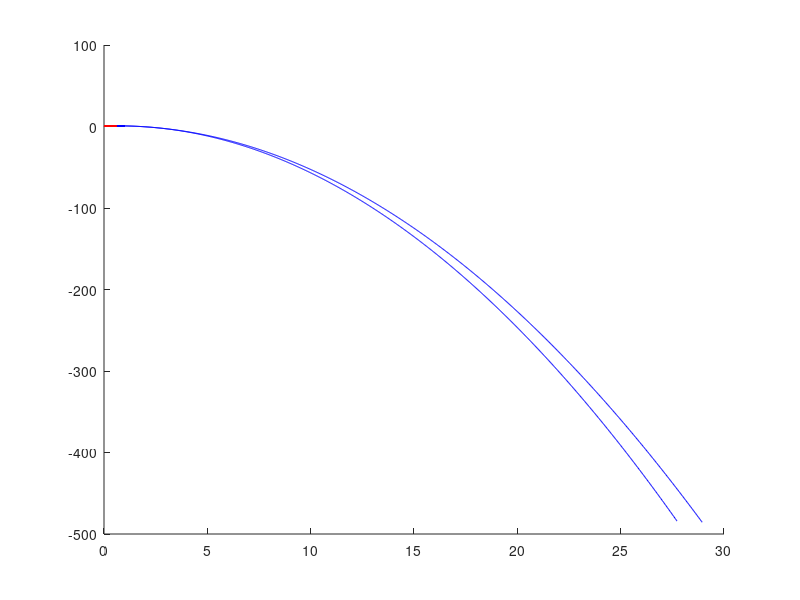
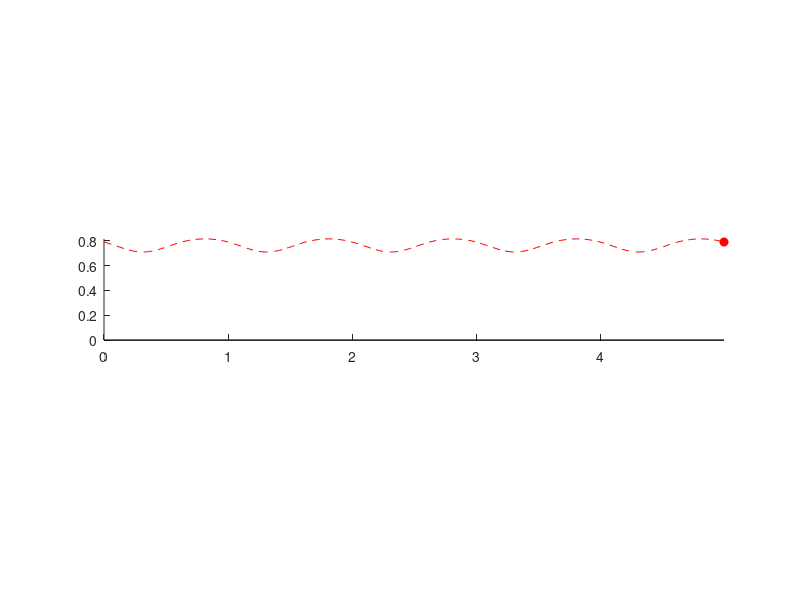
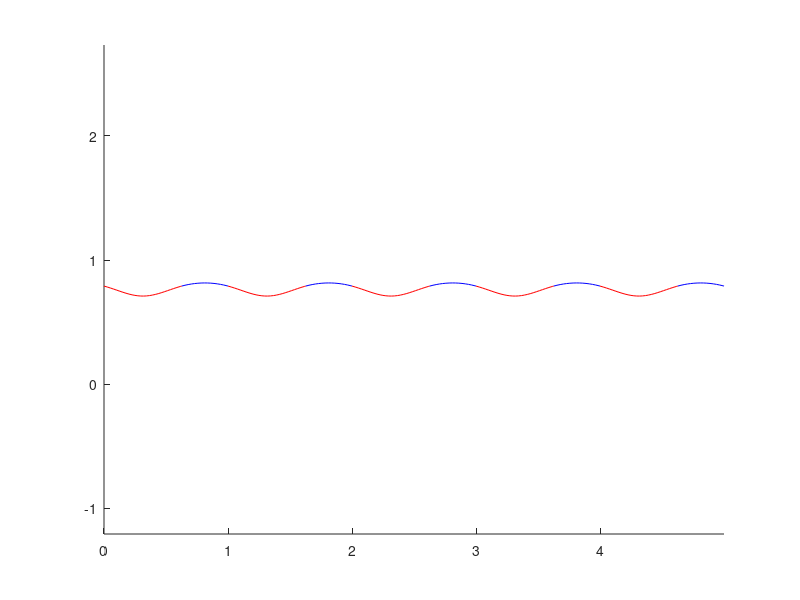

These charts were generated, in order, by the following MATLAB code:
function hop()
    g=9.8;    m=72.5748; L0=.85;
    k=16*72*10*21.5;
    
    vx = 2.6;
    
    N = 1000;      % Number of Samples
    tSim = 10;     % Max Sim time
    
    tdPos = [];
    tdAng = pi/6;
    
    tStanceDes = .35*.45; % .35s estimated from paper
    tFlightDes = .35*.55;
    %tStanceDes = 0.2633;
    %tFlightDes = 0.2633/.45*.55;
    
    % for 3.5 m/s
    %tStanceDes=.225;
    %tFlightDes=.225/.64*(1-.64);
    
    % for 2.6 m/s
    tStanceDes=.255;
    tFlightDes=.255/.64*(1-.64);
    
    
    figure(1)
    clf;
    hold on;
    global zs foots
    
    function dz = flightDynamics(t,z)
       dz = z;
       x = z(1); xdot = z(2);
       y = z(3); ydot = z(4);
       dz(1) = xdot;
       dz(2) = 0;
       
       dz(3) = ydot;
       dz(4) = -g;
    end
    function [value isterminal direction] = flightEvents(t,z)
       value = z(3)-L0*cos(tdAng);
       isterminal = 1;	direction = -1;
    end
    function dz  = stanceDynamics(t,z)
       dz = z;
       x = z(1); xdot = z(2);
       y = z(3); ydot = z(4);
       
       len = norm([x-tdPos(1) y]);
       dz(1) = xdot;
       dz(2) = 1/m * ( k * (L0 - len) * (x-tdPos(1)) / len);
       
       dz(3) = ydot;
       dz(4) = -g + 1/m * ( k * (L0 - len) * y / len);
    end
    function [value isterminal direction] = stanceEvents(t,z)
       x = z(1); xdot = z(2);
       y = z(3); ydot = z(4);
       
       len = norm([x-tdPos(1) y]);
       value = len-L0;
       isterminal = 1;	direction = +1;
    end

    function [t_out z_out foot_out tf zf en loTime] = simulatePeriod(t0,params,x0)
        flightOptions = odeset('Events',@flightEvents,'AbsTol',1e-9,'RelTol',1e-9);
        stanceOptions = odeset('Events',@stanceEvents,'AbsTol',1e-9,'RelTol',1e-9); 
        
        xorig = 0;
        if nargin==3
            xorig = x0;
        end
        

        z0 = [xorig vx L0*cos(params(1)) params(2)];  
        k = params(3);
        tdAng = params(1);
        
        
        en = [];
        tspan = linspace(t0,t0+tSim,N);
        tdPos = [z0(1)+z0(3)*tan(tdAng) 0];
        %tdPos = [z0(1)+L0*sin(tdAng) z0(3)-L0*cos(tdAng)];
        
        % Simulation Stance
        [t z tf zf] = ode45(@stanceDynamics,tspan,z0,stanceOptions);
        leg = z(:,[1 3]) - ones(length(t),1)*tdPos;
        
        if nargout == 7
            loTime = tf;
        end
                    
        vel = z(:,[2 4]);
        en = m*g*z(:,3) + 1/2 * k * (sqrt(sum(leg.^2,2))-L0).^2 + 1/2*m*sum(vel.^2,2);
        foot = ones(length(z(:,1)),1)*tdPos;
        
        plot(z(:,1),z(:,3),'r');
        %plot(z(:,1),sqrt(L0^2-(z(:,1)-tdPos(1)).^2),'k--')
        
        z_out = z;
        t_out = t;
        foot_out = foot;
        
        if length(tf) == 0
            'break after stance'
            return;
        end
        
        tspan = linspace(tf,tf+tSim,N);
        [t z tf zf] = ode45(@flightDynamics,tspan,zf,flightOptions);
        foot = [z(:,1)+L0*sin(tdAng) z(:,3)-L0*cos(tdAng)];
        
        vel = z(:,[2 4]);
        en2 = m*g*z(:,3) + 1/2*m*(z(:,2).^2 + z(:,4).^2);
        en = [en ; en2];
        
        plot(z(:,1),z(:,3),'b');
        %plot([z(1,1) z(end,1)],[L0*cos(tdAng) L0*cos(tdAng)],'k--')
        
        t_out = [t_out ; t];
        z_out = [z_out ; z];
        foot_out = [ foot_out ; foot]; 
    end
    function output = periodResidual(params)
        [t z foot tf zf en loTime] = simulatePeriod(0,params);
        output = [0 0 0 0];
        if length(tf)==0
            output(1) = vx - z(end,2);
            output(2) = params(2) - z(end,4);
            output(3) = loTime - tStanceDes;
            output(4) = (t(end)-loTime) - tFlightDes;
        else
            output(1) = vx - z(end,2);
            output(2) = params(2) - z(end,4);
            
            output(3) = loTime - tStanceDes;
            
            
            output(4) = (tf-loTime) - tFlightDes;
        end
    end
    
    %% Initial guesses
    % z0initial = [0 3.5	L0*cos(tdAng)	-0.424237]'; % Cycle (a) stable run like cycle 
    % z0initial = [0 1.5  L0*cos(tdAng) -1.8]';        % Cycle (b) Unstable high cycle 
    
    % Other Limit Cycles
    % z0initial = [0 1.5  L0*cos(tdAng) -.8]'; % unstable cycle
    % z0initial = [0 3    0.8660   0]';     %  vert unstable cycle low
    % z0initial = [0 .3  L0*cos(tdAng) -.2]'; % another stable cycle X
   
    paramsInitial = [pi/6 -1.459228 16*72*10];
     
    paramsInitial = [.19 -1.2250 6.6683e+04]
    
    %% Find Orbit
    params0 = paramsInitial;
    options = optimset('display','iter');
    [params resnorm res] = lsqnonlin(@periodResidual,params0,[pi/20,-inf,16*72*2],[pi/4,-.1,16*72*100*21.5],options);
    res
    ang = params(1)
    vy = params(2)
    k = params(3)
    [t z foot tf zf] = simulatePeriod(0,params);
    zf
    
    params
    
    [t z foot tf zf] = simulatePeriod(0,params);    
    
    %% Optional Distrubance

    z0 = zf;
    z0(1) = 0;
    x0 = 0;
    %zf = z0;    
    tf = 0;
    foot0 = [z0(1)+L0*sin(tdAng) z0(3)-L0*cos(tdAng)];
    
	J = 5;         % Number of Jumps
    ts = []; zs = []; ens = [];
    
    
    figure(15); clf; hold on; axis equal
    
    %% Simulate Multiple Steps
    foots = [];
    tfs=[];
    los=[];
    for i = 1:J
        
        [t z foot tf zf energy lo] = simulatePeriod(tf,params,x0);
        x0 = zf(1);
        tfs=[tfs tf];
        los=[los lo];
        ts = [ts ; t]; zs = [zs ; z]; foots = [foots ; foot];
        ens = [ens ; energy];
        if length(tf) == 0
            'break after sim'
            break;
        end
        %fprintf(1,'%f\t',zf);
        %fprintf(1,'\n');
    end
    
    fprintf(1,'\n');
    fprintf(1,'%f\t',z0);
    fprintf(1,'\n');
    
    tic
        %% Hopping Animation
	figure(2); clf; hold on;
    hOA = plot([z0(1) z0(3)],[foot0(1) foot0(2)],'r');
    hA = plot(z0(1),z0(3),'ro');
    hHist = plot(z0(1),z0(3),'r--');
    axis equal;
    axis([0 max(zs(:,1)) 0 max(zs(:,3))]); 
    set(hA,'markerfacecolor','r');
    startTime = cputime;
    for i = 1:1:length(ts)
        set(hOA,'ydata',[zs(i,3) foots(i,2)],'xdata',[zs(i,1) foots(i,1)]);
        set(hA,'ydata',zs(i,3),'xdata',zs(i,1));
        set(hHist,'ydata',zs(1:i,3),'xdata',zs(1:i,1));
        %while (cputime-startTime) < ts(i)
            pause(.00001);
        %end
    end
    toc
    ts(end)


     
    %% Point Mass Trajectory
    plot(zs(:,1),0*zs(:,1),'k');
    axis([0 max(zs(:,1)) 0 max(zs(:,3))]); 
    
    %% Energy Plot    
%     figure(4)
%     title('Energy');
%     plot(ts,ens)
Stiffness = params(3);
vx = vx;
Stance = los(1);
Period = tfs(1);
DutyFactor = Stance/Period/2;
Length = Period*vx;

fprintf(1,'theta=\t%f\n',ang*180/pi);
fprintf(1,'K = \t%f\n',Stiffness);
fprintf(1,'Vx = \t%f\n',vx);
fprintf(1,'T  = \t%f\n',Period);
fprintf(1,'Cad  = \t%f\n',60/Period);
fprintf(1,'t_c = \t%f\n',Stance);
fprintf(1,'DF = \t%f\n',DutyFactor);
fprintf(1,'SL = \t%f\n',Length);
fprintf(1,'hMax = \t%f\n',max(zs(:,3)));

fprintf(1,'px = \t%f\n',L0*sin(ang));
fprintf(1,'py = \t%f\n',-L0*cos(ang));



    
    
end
